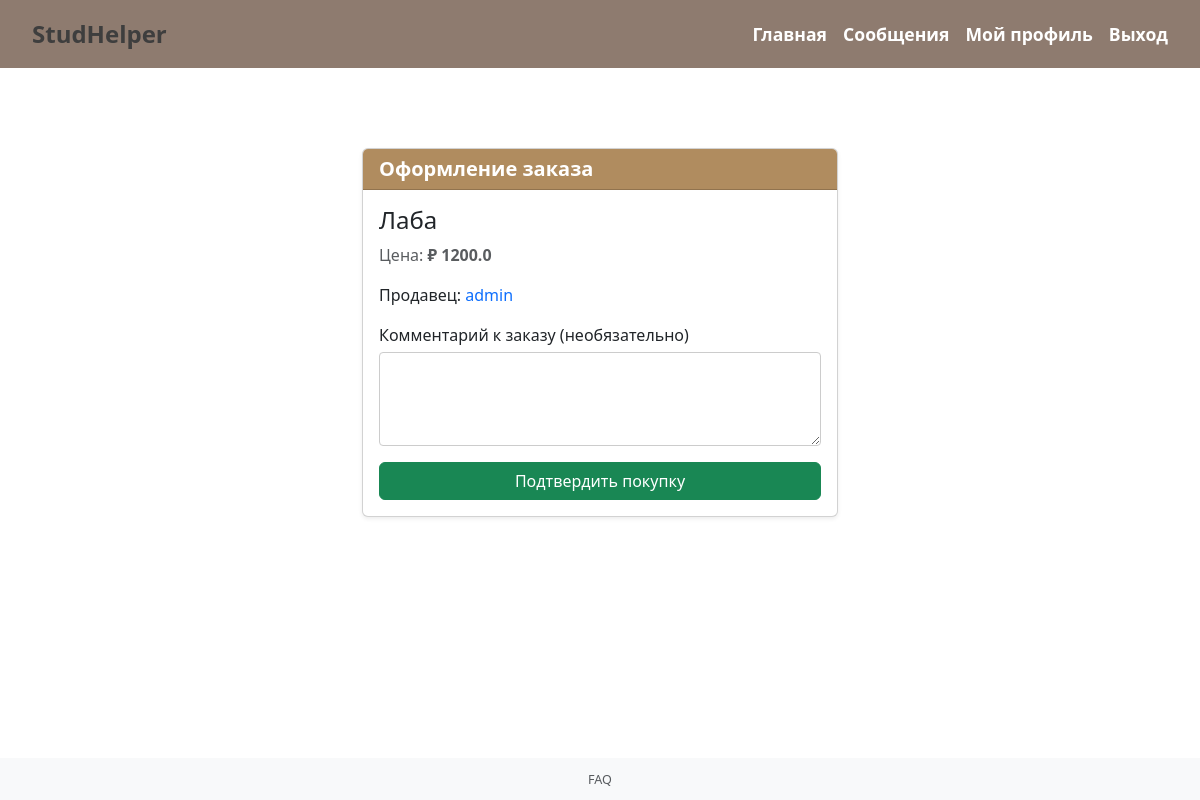
Screenshot of /checkout/1 (signed in) with the database file from the repository.
### app.py (models this page shows)
class Offer(db.Model):
    id = db.Column(db.Integer, primary_key=True)
    title = db.Column(db.String(200), nullable=False)
    description = db.Column(db.Text, nullable=False)
    price = db.Column(db.Float, nullable=False)
    subcategory_id = db.Column(db.Integer, db.ForeignKey('subcategory.id'), nullable=False)
    seller_id = db.Column(db.Integer, db.ForeignKey('user.id'), nullable=False)

class User(db.Model, UserMixin):
    id = db.Column(db.Integer, primary_key=True)
    username = db.Column(db.String(150), unique=True, nullable=False)
    password = db.Column(db.String(150), nullable=False)
    offers = db.relationship('Offer', backref='seller', lazy=True)  # связь с предложениями

### app.py (the view)
@app.route('/checkout/<int:offer_id>', methods=['GET', 'POST'])
def checkout(offer_id):
    offer = Offer.query.get_or_404(offer_id)
    if request.method == 'POST':
        flash('Покупка успешно оформлена!', 'success')
        return redirect(url_for('home'))  # или на страницу профиля
    return render_template('checkout.html', offer=offer)

### app.py (called while the page is built)
@login_manager.user_loader
def load_user(user_id):
    return User.query.get(int(user_id))

### templates/checkout.html
{% extends 'base.html' %}
{% block content %}
<div class="container mt-5">
    {% if offer %}
    <div class="row justify-content-center">
        <div class="col-md-8 col-lg-6">
            <div class="card shadow-sm">
                <div class="card-header bg-primary text-white">
                    <h5 class="mb-0">Оформление заказа</h5>
                </div>
                <div class="card-body">
                    <h4>{{ offer.title }}</h4>
                    <p class="text-muted">Цена: <strong>₽ {{ offer.price }}</strong></p>
                    {% if offer.seller %}
                    <p>Продавец:
                        <a href="{{ url_for('profile', user_id=offer.seller.id) }}" class="text-decoration-none">
                            {{ offer.seller.username }}
                        </a>
                    </p>
                    {% endif %}
                    <form action="{{ url_for('checkout', offer_id=offer.id) }}" method="post">
                        <div class="mb-3">
                            <label for="notes" class="form-label">Комментарий к заказу (необязательно)</label>
                            <textarea class="form-control" id="notes" name="notes" rows="3"></textarea>
                        </div>
                        <button type="submit" class="btn btn-success w-100">Подтвердить покупку</button>
                    </form>
                </div>
            </div>
        </div>
    </div>
    {% else %}
    <p>Предложение не найдено.</p>
    {% endif %}
</div>
{% endblock %}

### static/style.css (style rules this page uses)
body { display: flex; flex-direction: column; min-height: 100vh; }
.form-label { font-weight: 500; margin-bottom: 5px; display: block; }
.form-control, .form-select { padding: 10px; border: 1px solid #ccc; border-radius: 4px; width: 100%; margin-bottom: 15px; }
.container { max-width: 1000px; width: 100%; box-sizing: border-box; margin-top: 30px; }
.card .card-header { background-color: #b08c5f !important; color: white !important; }
.card .card-header h5 { font-size: 1.25rem !important; font-weight: bold !important; }
textarea { border-radius: 10px; }
button { width: 100%; border-radius: 5px; }

### rows the page displays
Offer: title "Лаба", price "1200.0"
User: seller.username "admin"
